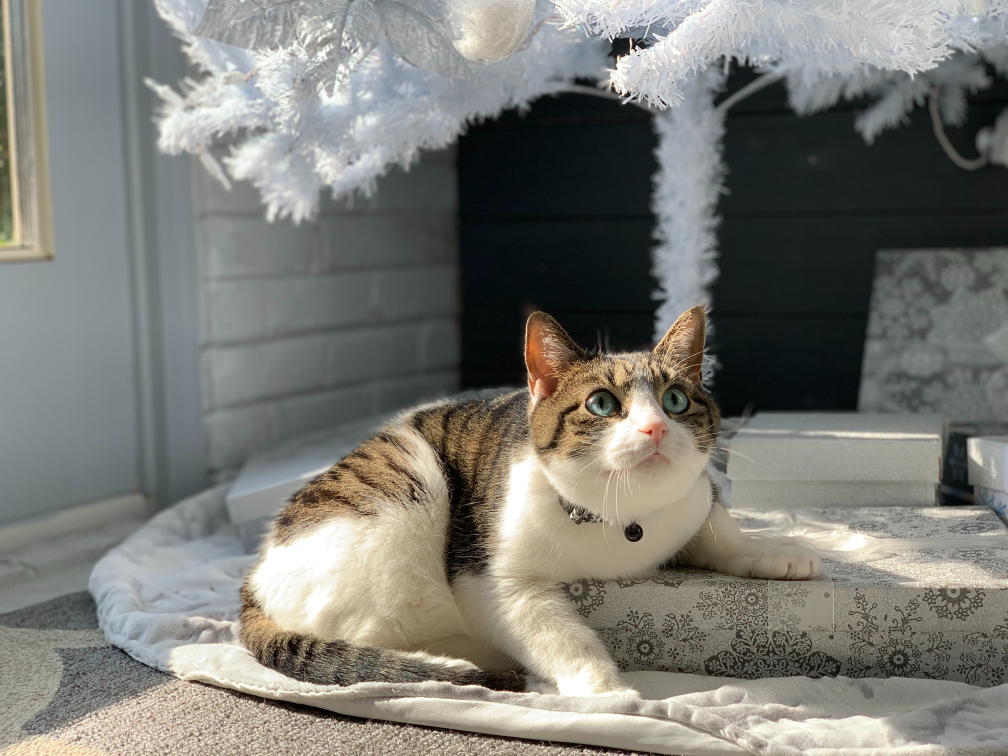
#> input picture Prak8/cat.jpg, 4032 x 3024 px (shown at 1/4 size)
$ python percobaan6.py
#> lines starting #> are read from the running program, lines starting #| are printed output that depends on the picture
import cv2
import numpy as np

img = cv2.imread("cat.jpg", 0)
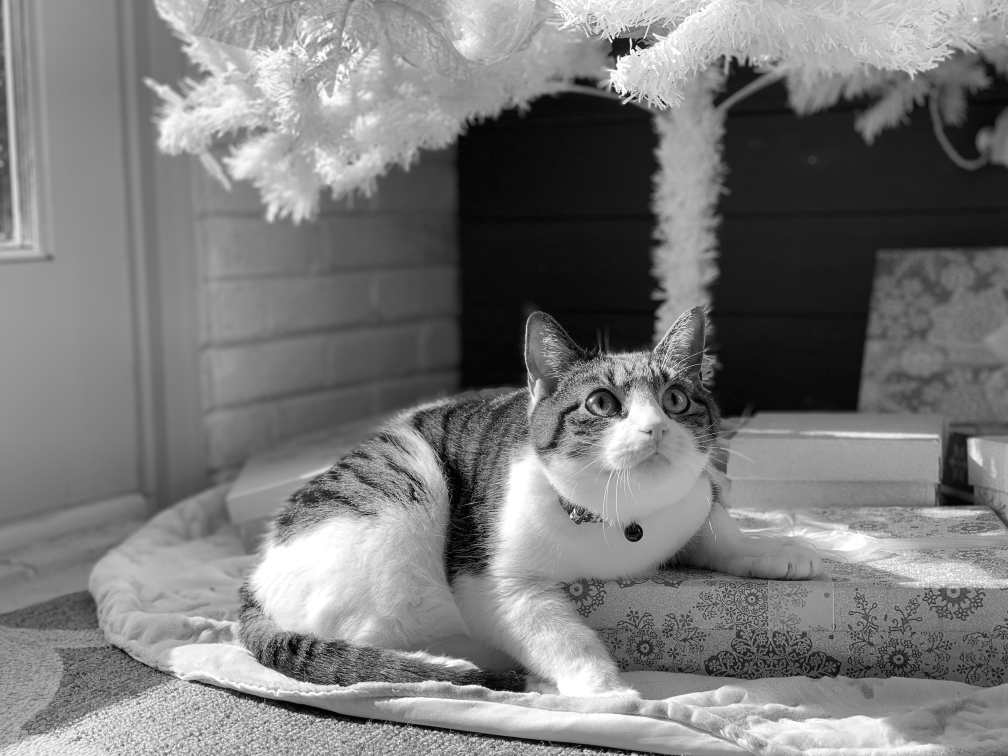
#> img: shape (3024, 4032) (shown at 1/4 size); min 0, max 255, mean 121.9
img = cv2.resize(img, (600, 500))
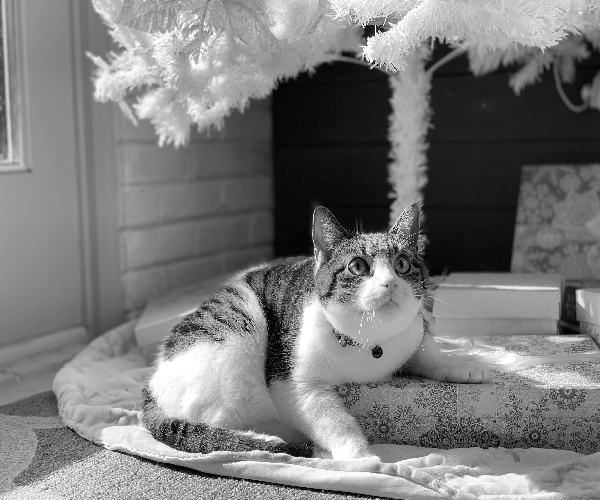
#> img: shape (500, 600); min 0, max 255, mean 121.8

kernel1 = np.ones([5, 5], np.float32) / 25
img_blur = cv2.filter2D(img, -1, kernel1)
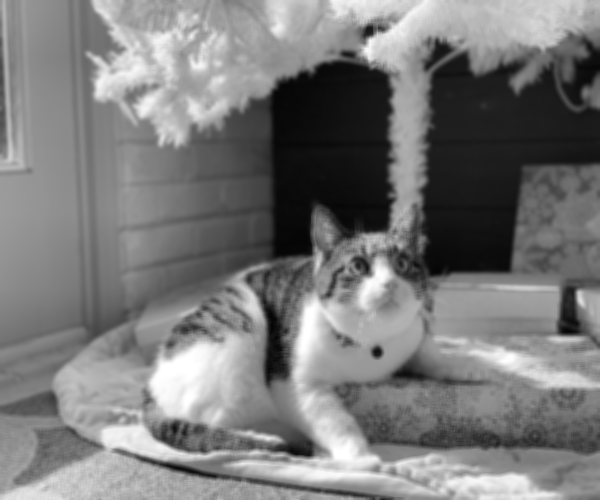
#> img_blur: shape (500, 600); min 3, max 255, mean 121.8

kernel2a = np.array([[1, 0, -1], [2, 0, -2], [1, 0, -1]])
kernel2b = np.transpose(kernel2a)
kernel2 = kernel2a + kernel2b
img_edge = 0.5 * cv2.filter2D(img, -1, kernel2)
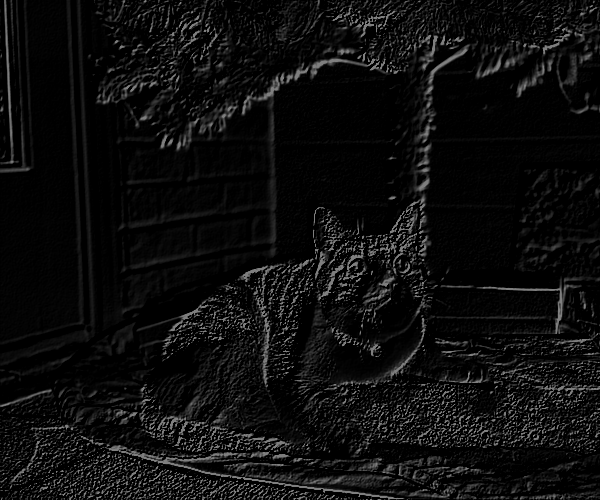
#> img_edge: shape (500, 600) float64; min 0, max 127.5, mean 13.6
img_edge = np.uint8(img_edge)

img_sharp = cv2.add(img_blur, img_edge)
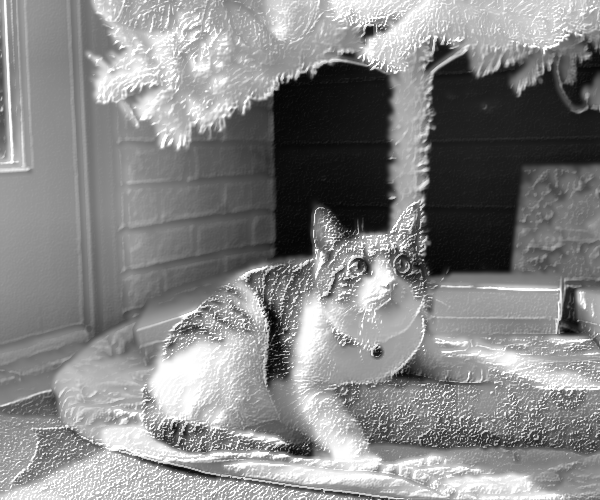
#> img_sharp: shape (500, 600); min 3, max 255, mean 134.5

cv2.imshow("Original", img)
cv2.imshow("Sharpeness", img_sharp)
cv2.waitKey(0)
cv2.destroyAllWindows()
